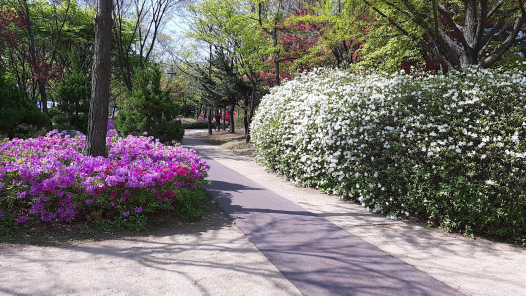
#> input picture ch_4/spring_in_park.jpg, 526 x 296 px
$ jupyter execute --allow-errors '0504_03복습.ipynb'
#> lines starting #> are read from the running program, lines starting #| are printed output that depends on the picture
[cell 1]
import os, sys, cv2
import numpy as np
import matplotlib.pyplot as plt

[cell 2]
src = cv2.imread('../Ch_6_geometric_trans/fig/puppy.bmp')

M = np.array([[1, 0.2, 0],
             [0, 2, 0]], np.float32)

#> (the rest of this cell did not finish here and is left out)

[cell 3]
src = cv2.imread('../Ch_6_geometric_trans/fig/puppy.bmp')

rad = 30*np.pi/180

M = np.array([[np.cos(rad), np.sin(rad), 0],
             [-np.sin(rad), np.cos(rad), 0]], np.float32)

#> (the rest of this cell did not finish here and is left out)

[cell 4]
src = cv2.imread('../Ch_6_geometric_trans/fig/checkerboard.png')

#> (the rest of this cell did not finish here and is left out)

[cell 5]
src = cv2.imread('../Ch_5_filtering/fig/blue_eyes.png', 1)

kernel_3 = np.ones((3, 3), np.float32)/9
kernel_5 = np.ones((5, 5), np.float32)/25

#> (the rest of this cell did not finish here and is left out)

[cell 6]
## hist equal, norm

src = cv2.imread('../ch_4/spring_in_park.jpg',
                cv2.IMREAD_REDUCED_COLOR_2)
#> src is the input picture: shape (296, 526, 3); mean B, G, R 108.5, 112.6, 117.7

src_hsv = cv2.cvtColor(src, cv2.COLOR_BGR2HSV)
#> src_hsv: shape (296, 526, 3); mean H, S, V 71.1, 56.9, 123.2

h, s, v = cv2.split(src_hsv)
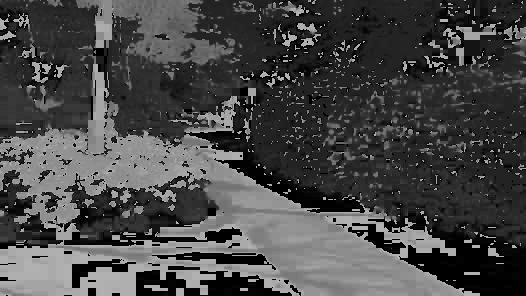
#> h: shape (296, 526); min 0, max 179, mean 71.1
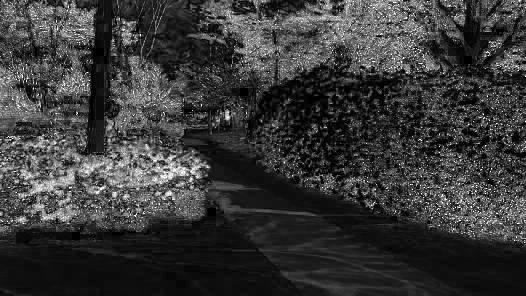
#> s: shape (296, 526); min 0, max 255, mean 56.9
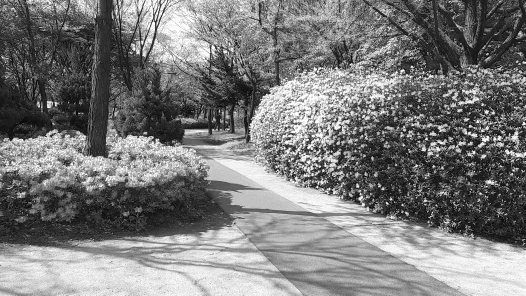
#> v: shape (296, 526); min 3, max 255, mean 123.2

v_equal = cv2.equalizeHist(v)
v_norm = cv2.normalize(v, None, 0, 255, cv2.NORM_MINMAX)

src_equal = cv2.merge((h, s, v_equal))
#> src_equal: shape (296, 526, 3); mean H, S, V 71.1, 56.9, 128.1
src_norm = cv2.merge((h, s, v_norm))
#> src_norm: shape (296, 526, 3); mean H, S, V 71.1, 56.9, 121.6

src_equal = cv2.cvtColor(src_equal, cv2.COLOR_HSV2BGR)
src_norm = cv2.cvtColor(src_norm, cv2.COLOR_HSV2BGR)

cv2.imshow('src', src)
cv2.imshow('src_equal', src_equal)
cv2.imshow('src_norm', src_norm)

cv2.waitKey()
cv2.destroyAllWindows()

[cell 7]
def call_track(pos):
    hmin = cv2.getTrackbarPos('min', 'src')
    hmax = cv2.getTrackbarPos('max', 'src')

    dst = cv2.inRange(src_hsv, (hmin, 150, 0), (hmax, 255, 255))
    cv2.imshow('dst', dst)

src = cv2.imread('../ch_4/palette_round.jpg')

#> (the rest of this cell did not finish here and is left out)

[cell 8]
src = cv2.imread('../ch_4/green/green.png', cv2.IMREAD_REDUCED_COLOR_2)

#> (the rest of this cell did not finish here and is left out)

[cell 9]
cap = cv2.VideoCapture(0)

if not cap.isOpened():
    print('video open failed')
    sys.exit()

w = int(cap.get(cv2.CAP_PROP_FRAME_WIDTH))
h = int(cap.get(cv2.CAP_PROP_FRAME_HEIGHT))
fps = int(cap.get(cv2.CAP_PROP_FPS)*0.7)
fourcc = cv2.VideoWriter_fourcc(*'DIVX')

out = cv2.VideoWriter('output.avi', fourcc, fps, (w, h))

while True:
    ret, frame = cap.read()
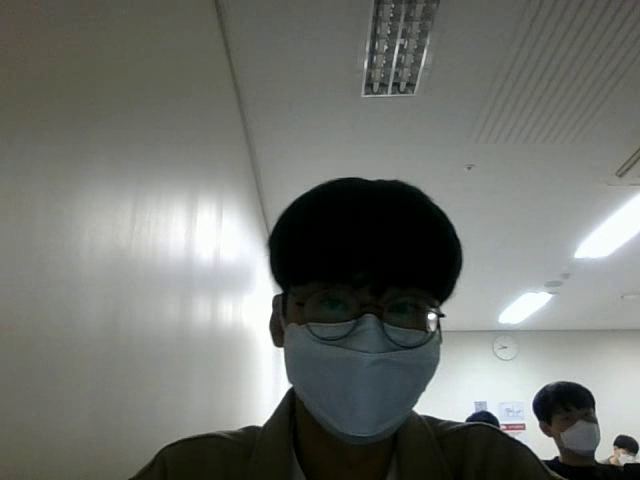
#> input picture frame 33 of vision_self/output.avi, 640 x 480 px, given in place of the camera
#> frame is the input picture: shape (480, 640, 3); mean B, G, R 110, 114.7, 112.2

    if not ret:
        print('frame read failed')
        break

    cv2.imshow('frame', frame)
    out.write(frame)

    if cv2.waitKey(30) == 27:
#> (key q is pressed here)
        break

cap.release()
out.release()

cv2.destroyAllWindows()

[cell 10]
def call_mouse(event, x, y, flags, param):
    global oldx, oldy

    if event == cv2.EVENT_LBUTTONDOWN:
        oldx, oldy = x, y

    elif event == cv2.EVENT_MOUSEMOVE:
        if flags & cv2.EVENT_FLAG_LBUTTON:
            cv2.line(img, (oldx, oldy), (x, y), (0, 0, 255), 50, cv2.LINE_AA)
            cv2.imshow('img', img)
            oldx, oldy = x, y

img = np.ones((500, 600, 3), np.uint8)*255

cv2.imshow('img', img)

cv2.setMouseCallback('img', call_mouse, img)

cv2.waitKey()
cv2.destroyAllWindows()

[cell 11]
img = cv2.imread('../ch_1/figure/cat.bmp')
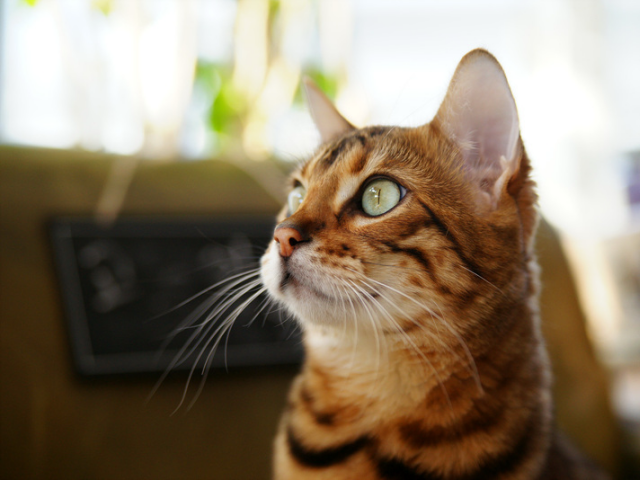
#> input picture ch_1/figure/cat.bmp, 640 x 480 px
#> img is the input picture: shape (480, 640, 3); mean B, G, R 104.5, 125.6, 140.8

if img is None:
    print('image read failed')
    sys.exit()

cv2.namedWindow('img', cv2.WINDOW_AUTOSIZE)
cv2.imshow('img', img)

while True:
    key = cv2.waitKey()
#> (key q is pressed here)

    if key == 27 or key == ord('q'):
        break

cv2.destroyAllWindows()
